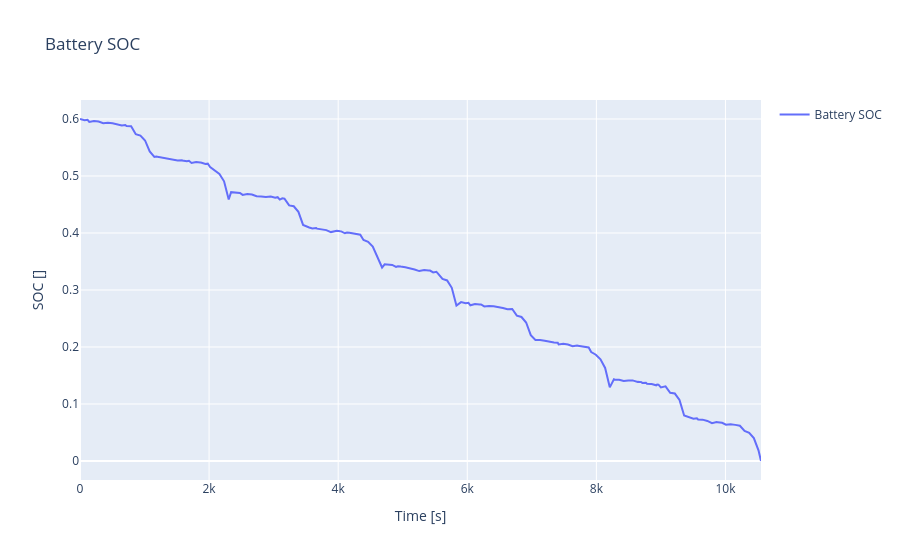

Notebook cell for this chart:
### Markdown cell above
Plot the results

### Code cell
case = experiment.get_cases()[0]
res = case.get_trajectories()

fig = go.Figure()
fig.add_trace(go.Scatter(x=res["time"], y=res["batteryPack.summary.SoC"], name="Battery SOC", mode='lines'))
fig.update_layout(xaxis_title='Time [s]', yaxis_title='SOC []', title='Battery SOC', showlegend=True)
fig.show()

### Figure 1 — Plotly figure (JSON) as saved in the notebook; plotly's stock layout.template omitted (floating-point values rounded to 4 significant figures; data arrays with more than 128 entries replaced by an {"elided": "..."} marker saying what was removed)
{"data": [{"mode": "lines", "name": "Battery SOC", "type": "scatter", "x": {"elided": "408 float values"}, "y": {"elided": "408 float values"}}], "layout": {"autosize": true, "showlegend": true, "title": {"text": "Battery SOC"}, "xaxis": {"autorange": true, "range": [0, 10550.0], "title": {"text": "Time [s]"}, "type": "linear"}, "yaxis": {"autorange": true, "range": [-0.03333, 0.6333], "title": {"text": "SOC []"}, "type": "linear"}}}
